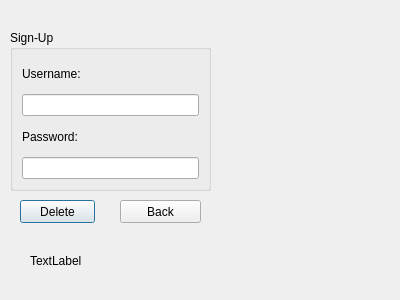
<?xml version="1.0" encoding="UTF-8"?>
<ui version="4.0">
 <class>Delete</class>
 <widget class="QDialog" name="Delete">
  <property name="geometry">
   <rect>
    <x>0</x>
    <y>0</y>
    <width>400</width>
    <height>300</height>
   </rect>
  </property>
  <property name="windowTitle">
   <string>Dialog</string>
  </property>
  <widget class="QGroupBox" name="groupBox">
   <property name="geometry">
    <rect>
     <x>10</x>
     <y>30</y>
     <width>201</width>
     <height>161</height>
    </rect>
   </property>
   <property name="title">
    <string>Sign-Up</string>
   </property>
   <layout class="QVBoxLayout" name="verticalLayout">
    <item>
     <widget class="QLabel" name="label_2">
      <property name="text">
       <string>Username:</string>
      </property>
     </widget>
    </item>
    <item>
     <widget class="QLineEdit" name="lineEdit_username"/>
    </item>
    <item>
     <widget class="QLabel" name="label_3">
      <property name="text">
       <string>Password:</string>
      </property>
     </widget>
    </item>
    <item>
     <widget class="QLineEdit" name="lineEdit_password">
      <property name="echoMode">
       <enum>QLineEdit::Password</enum>
      </property>
     </widget>
    </item>
   </layout>
  </widget>
  <widget class="QPushButton" name="pushButton">
   <property name="geometry">
    <rect>
     <x>20</x>
     <y>200</y>
     <width>75</width>
     <height>23</height>
    </rect>
   </property>
   <property name="text">
    <string>Delete</string>
   </property>
  </widget>
  <widget class="QPushButton" name="pushButton_2">
   <property name="geometry">
    <rect>
     <x>120</x>
     <y>200</y>
     <width>81</width>
     <height>23</height>
    </rect>
   </property>
   <property name="text">
    <string>Back</string>
   </property>
  </widget>
  <widget class="QLabel" name="Label">
   <property name="geometry">
    <rect>
     <x>30</x>
     <y>240</y>
     <width>171</width>
     <height>41</height>
    </rect>
   </property>
   <property name="text">
    <string>TextLabel</string>
   </property>
  </widget>
 </widget>
 <resources/>
 <connections/>
</ui>
